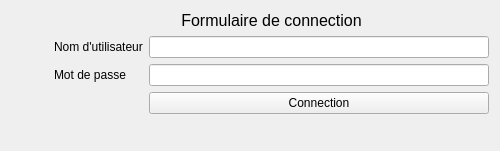
<?xml version="1.0" encoding="UTF-8"?>
<ui version="4.0">
 <class>Login_page</class>
 <widget class="QWidget" name="Login_page">
  <property name="geometry">
   <rect>
    <x>0</x>
    <y>0</y>
    <width>500</width>
    <height>151</height>
   </rect>
  </property>
  <property name="minimumSize">
   <size>
    <width>500</width>
    <height>151</height>
   </size>
  </property>
  <property name="maximumSize">
   <size>
    <width>500</width>
    <height>151</height>
   </size>
  </property>
  <property name="windowTitle">
   <string>Form</string>
  </property>
  <property name="autoFillBackground">
   <bool>false</bool>
  </property>
  <property name="styleSheet">
   <string notr="true"/>
  </property>
  <layout class="QHBoxLayout" name="horizontalLayout">
   <item>
    <widget class="QLabel" name="label">
     <property name="text">
      <string/>
     </property>
     <property name="pixmap">
      <pixmap>logoGSBresize.png</pixmap>
     </property>
    </widget>
   </item>
   <item>
    <spacer name="horizontalSpacer">
     <property name="orientation">
      <enum>Qt::Horizontal</enum>
     </property>
     <property name="sizeType">
      <enum>QSizePolicy::Minimum</enum>
     </property>
     <property name="sizeHint" stdset="0">
      <size>
       <width>30</width>
       <height>20</height>
      </size>
     </property>
    </spacer>
   </item>
   <item>
    <layout class="QFormLayout" name="formLayout">
     <item row="2" column="0" colspan="2">
      <widget class="QLabel" name="login_titre">
       <property name="font">
        <font>
         <pointsize>12</pointsize>
         <weight>50</weight>
         <bold>false</bold>
        </font>
       </property>
       <property name="contextMenuPolicy">
        <enum>Qt::NoContextMenu</enum>
       </property>
       <property name="layoutDirection">
        <enum>Qt::LeftToRight</enum>
       </property>
       <property name="text">
        <string>Formulaire de connection</string>
       </property>
       <property name="alignment">
        <set>Qt::AlignCenter</set>
       </property>
      </widget>
     </item>
     <item row="3" column="0">
      <widget class="QLabel" name="passwordLabel">
       <property name="text">
        <string>Nom d'utilisateur</string>
       </property>
      </widget>
     </item>
     <item row="3" column="1">
      <widget class="QLineEdit" name="login_input1"/>
     </item>
     <item row="5" column="0">
      <widget class="QLabel" name="usernameLabel">
       <property name="text">
        <string>Mot de passe</string>
       </property>
      </widget>
     </item>
     <item row="5" column="1">
      <widget class="QLineEdit" name="login_input2">
       <property name="inputMethodHints">
        <set>Qt::ImhHiddenText|Qt::ImhNoAutoUppercase|Qt::ImhNoPredictiveText|Qt::ImhSensitiveData</set>
       </property>
       <property name="echoMode">
        <enum>QLineEdit::Password</enum>
       </property>
      </widget>
     </item>
     <item row="6" column="1">
      <widget class="QPushButton" name="login_button1">
       <property name="layoutDirection">
        <enum>Qt::RightToLeft</enum>
       </property>
       <property name="text">
        <string>Connection</string>
       </property>
       <property name="autoDefault">
        <bool>false</bool>
       </property>
       <property name="default">
        <bool>false</bool>
       </property>
       <property name="flat">
        <bool>false</bool>
       </property>
      </widget>
     </item>
    </layout>
   </item>
  </layout>
 </widget>
 <resources/>
 <connections/>
</ui>
